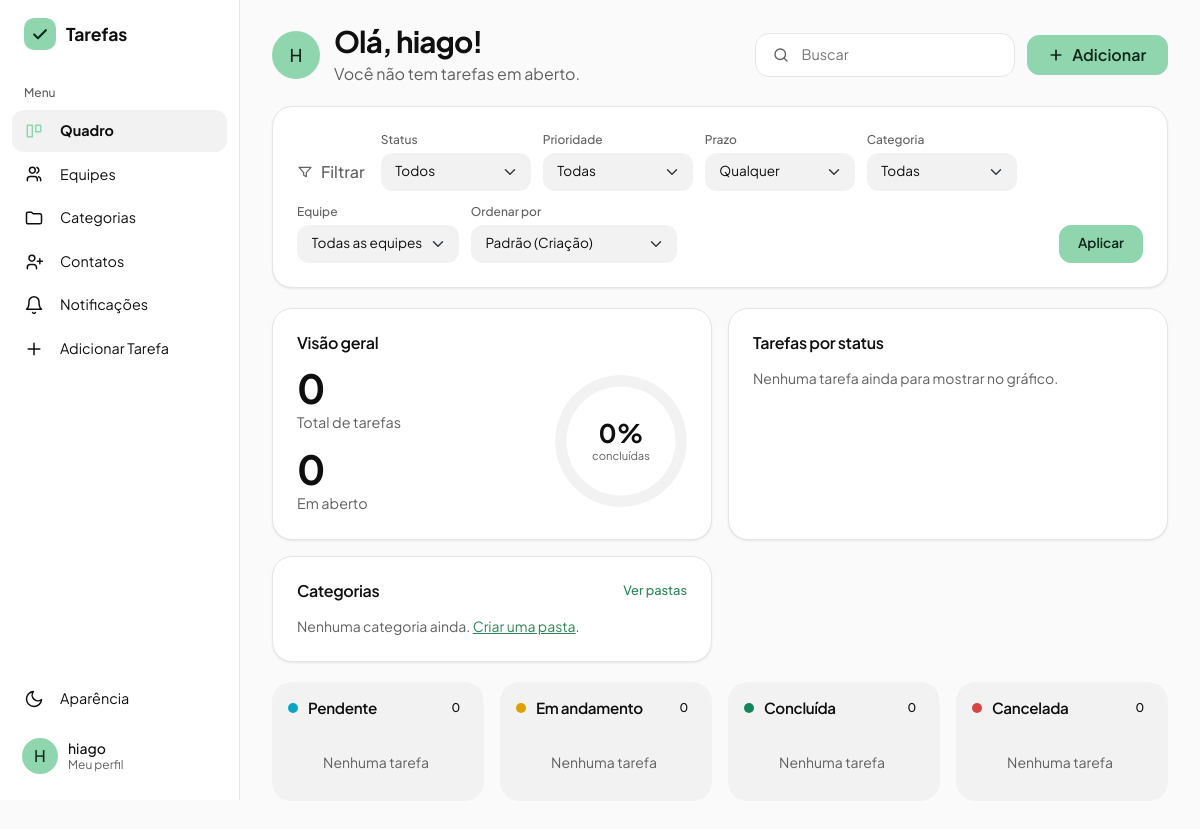
The page /quadro (signed in) on the database as committed earlier.
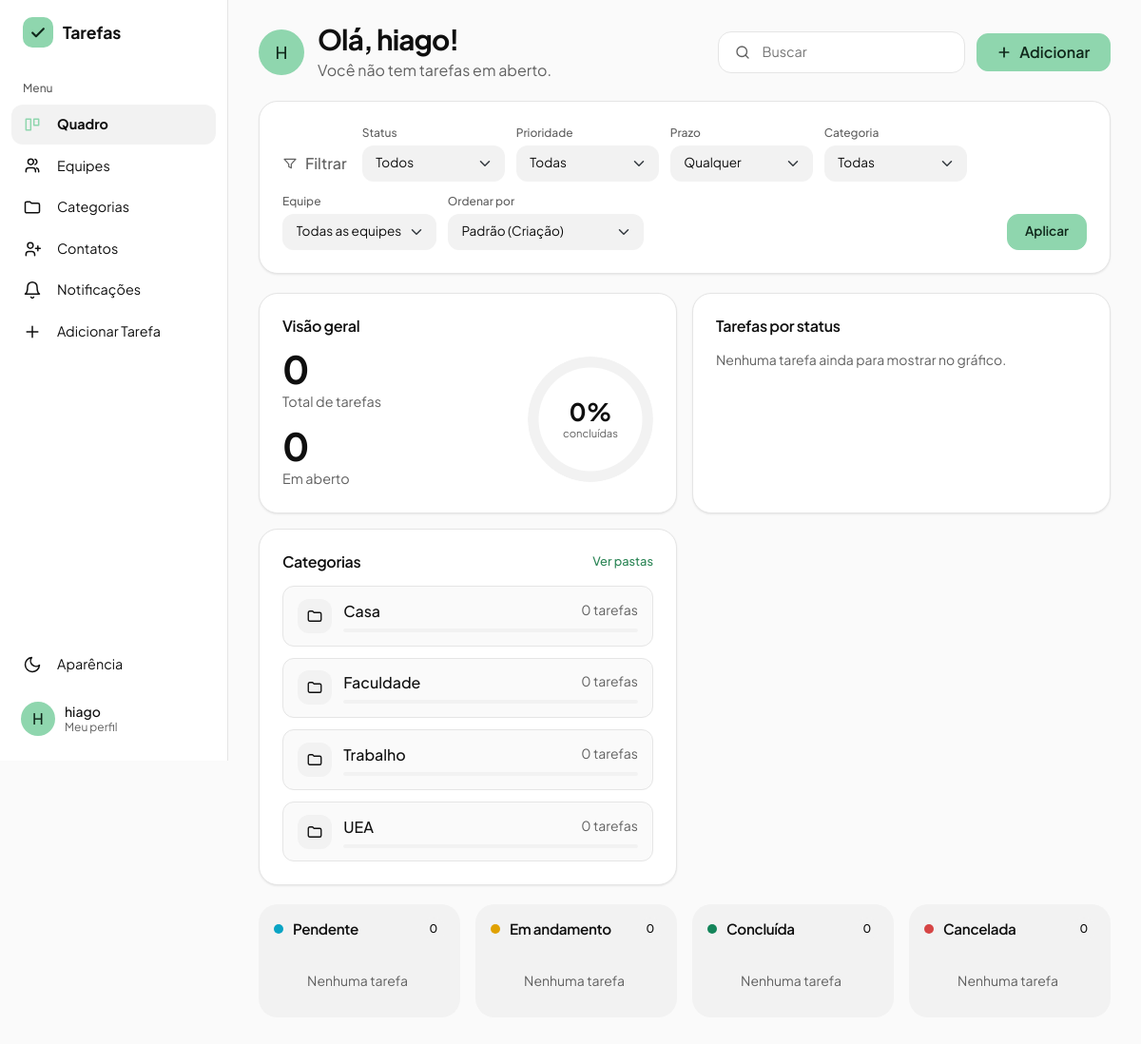
The same page on the database as committed later.
### gerenciador_de_tarefas/models.py (models this page shows)
class Categoria(db.Model):
    id = db.Column(db.Integer, primary_key=True)
    nome = db.Column(db.String(50), nullable=False)
    usuario_id = db.Column(db.Integer, db.ForeignKey('usuario.id'), nullable=False)
    tarefas = db.relationship('Tarefa', backref='categoria', lazy=True)
    dono = db.relationship('Usuario')

### gerenciador_de_tarefas/app.py (the view)
@app.route('/quadro')
@login_required
def quadro():
    nova_ordenacao = request.args.get('ordenacao')
    if nova_ordenacao:
        current_user.ordenacao_quadro = nova_ordenacao
        db.session.commit()
    equipes_usuario = [m.equipe for m in MembroEquipe.query.filter_by(usuario_id=current_user.id).all()]
    filtro_equipe = request.args.get('equipe', 'todas')
    if filtro_equipe == 'minhas':
        base_tarefas = Tarefa.query.filter(
            Tarefa.responsavel_id == current_user.id,
            Tarefa.equipe_id.is_(None),
            Tarefa.aceite == 'aceita'
        ).all()
    elif filtro_equipe != 'todas' and filtro_equipe.isdigit():
        eq_id = int(filtro_equipe)
        base_tarefas = Tarefa.query.filter_by(equipe_id=eq_id).all()
    else:
        ids_equipes = [e.id for e in equipes_usuario]
        tarefas_indiv = Tarefa.query.filter(
            Tarefa.responsavel_id == current_user.id,
            Tarefa.equipe_id.is_(None),
            Tarefa.aceite == 'aceita'
        ).all()
        tarefas_eqp = Tarefa.query.filter(Tarefa.equipe_id.in_(ids_equipes)).all() if ids_equipes else []
        base_tarefas = list({t.id: t for t in (tarefas_indiv + tarefas_eqp)}.values())
    tarefas = filtrar_tarefas(base_tarefas)
    ordem = current_user.ordenacao_quadro
    if ordem == 'prioridade_desc':
        peso_prio = {'Alta': 1, 'Média': 2, 'Baixa': 3, 'A definir': 4}
        tarefas.sort(key=lambda t: peso_prio.get(t.prioridade, 5))
    elif ordem == 'prioridade_asc':
        peso_prio = {'Baixa': 1, 'Média': 2, 'Alta': 3, 'A definir': 4}
        tarefas.sort(key=lambda t: peso_prio.get(t.prioridade, 5))
    elif ordem == 'prazo':
        tarefas.sort(key=lambda t: (t.prazo is None, t.prazo))
    elif ordem == 'titulo':
        tarefas.sort(key=lambda t: t.titulo.lower())
    elif ordem == 'status':
        peso_status = {'Pendente': 1, 'Em andamento': 2, 'Concluída': 3, 'Cancelada': 4}
        tarefas.sort(key=lambda t: peso_status.get(t.status, 5))
    return render_template('quadro.html',
                           tarefas=tarefas,
                           grafico=contar_status(tarefas),
                           categorias=categorias_do_usuario(),
                           equipes_usuario=equipes_usuario,
                           equipe_atual=filtro_equipe,
                           filtrando=filtro_ativo(),
                           ordenacao_atual=ordem)

### gerenciador_de_tarefas/app.py (called while the page is built, shortened)
@login_manager.user_loader
def load_user(user_id):
    return db.session.get(Usuario, int(user_id))

@app.context_processor
def injetar_categorias_globais():
    if current_user.is_authenticated:
        return dict(categorias_globais=categorias_acessiveis())
    return dict(categorias_globais=[])

@app.context_processor
def injetar_notificacoes():
    if not current_user.is_authenticated:
        return dict(n_notificacoes=0)
    n = (Contato.query.filter_by(destinatario_id=current_user.id, status='pendente').count()
         + ConviteEquipe.query.filter_by(convidado_id=current_user.id).count()
         + Tarefa.query.filter_by(responsavel_id=current_user.id, aceite='aguardando').count())
    return dict(n_notificacoes=n)

def filtro_ativo():
    return any(request.args.get(k) for k in CHAVES_FILTRO)

def filtrar_tarefas(tarefas):
    q = request.args.get('q', '').strip().lower()
    status = request.args.get('status', '')
    prioridade = request.args.get('prioridade', '')
    prazo = request.args.get('prazo', '')
    responsavel = request.args.get('responsavel', '')
    categoria = request.args.get('categoria', '')
    agora = datetime.now()
    resultado = []
    return resultado

### gerenciador_de_tarefas/templates/quadro.html (shortened to what the changed rows need)
{% extends "base.html" %}
{% block content %}
{% set total = grafico|sum %}
{% set abertas = grafico[0] + grafico[1] %}
{% set pct = ((grafico[2] * 100) / total)|round|int if total else 0 %}
<div class="quadro-topo">
    <div class="saudacao">
        <div>
            <h1>Olá, {{ current_user.nome.split()[0] }}!</h1>
        </div>
    </div>
</div>
<section class="resumo">
    <div class="cartao">
        <h2>Visão geral</h2>
    </div>
    <div class="cartao">
        <h2>Tarefas por status</h2>
    </div>
    <div class="cartao">
        <div class="d-flex justify-content-between align-items-center mb-3">
            <h2 class="mb-0">Categorias</h2>
        </div>
        <div class="cat-resumo-lista">
        {% for c in categorias[:4] %}
            {% set qt = c.tarefas|length %}
            {% set ok = c.tarefas|selectattr('status', 'equalto', 'Concluída')|list|length %}
            <a class="cat-resumo-item" href="{{ url_for('ver_categoria', categoria_id=c.id) }}">
                <span class="cat-icone">
                    <svg width="18" height="18" viewBox="0 0 24 24" fill="none" stroke="currentColor" stroke-width="1.8" stroke-linejoin="round" aria-hidden="true"><path d="M3 7a2 2 0 012-2h4l2 2h8a2 2 0 012 2v8a2 2 0 01-2 2H5a2 2 0 01-2-2z"/></svg>
                </span>
                <span class="cat-info">
                    <span class="cat-topo"><span>{{ c.nome }}</span><small>{{ qt }} tarefa{{ '' if qt == 1 else 's' }}</small></span>
                    <span class="barra d-block"><span class="d-block" style="height:100%; border-radius:5px; background:var(--cor-primaria); width: {{ ((ok * 100) / qt)|round|int if qt else 0 }}%"></span></span>
                </span>
            </a>
        {% else %}
            <p class="text-secondary small mb-0">Nenhuma categoria ainda. <a href="{{ url_for('ver_categorias') }}">Criar uma pasta</a>.</p>
        {% endfor %}
        </div>
    </div>
</section>
{% set colunas = [('Pendente', 'status-pendente', 'bg-info text-dark'), ('Em andamento', 'status-andamento', 'bg-warning text-dark'), ('Concluída', 'status-concluida', 'bg-success'), ('Cancelada', 'status-cancelada', 'bg-danger')] %}
<div class="row g-3 mb-5">
    {% for nome_status, classe_status, cor_badge in colunas %}
    {% set lista = tarefas|selectattr('status', 'equalto', nome_status)|list %}
    <div class="col-12 col-md-6 col-xl-3">
        <div class="coluna {{ classe_status }}">
            <div class="coluna-topo">
                <span class="ponto"></span>
                <h2>{{ nome_status }}</h2>
                <span class="contador">{{ lista|length }}</span>
            </div>
            <div class="coluna-conteudo">
                {% for tarefa in lista %}
              {% set atrasada = tarefa_atrasada(tarefa) %}
              <div class="cartao-tarefa">
                  {% set subs_json = [] %}
                  {% for sub in tarefa.subtarefas %}
                      {% set _ = subs_json.append({'id': sub.id, 'titulo': sub.titulo, 'concluida': sub.concluida}) %}
                  {% endfor %}
                  <div class="area-clique" data-bs-toggle="modal" data-bs-target="#modalTarefa"
                      data-titulo="{{ tarefa.titulo }}"
                      data-descricao="{{ tarefa.descricao or '' }}"
                      data-status="{{ tarefa.status }}"
                      data-cor="{{ cor_badge }}"
                      data-prioridade="{{ tarefa.prioridade or 'A definir' }}"
                      data-prazo="{{ tarefa.prazo.strftime('%d/%m/%Y %H:%M') if tarefa.prazo else '' }}"
                      data-categoria="{{ tarefa.categoria.nome if tarefa.categoria else '' }}"
                      data-editar="{{ url_for('editar_tarefa', tarefa_id=tarefa.id) }}"
                      data-subtarefas='{{ subs_json | tojson | safe }}'>
                      <div class="tarefa-titulo">{{ tarefa.titulo }}</div>
                      {% if tarefa.descricao %}
                          <div class="tarefa-desc">{{ tarefa.descricao|truncate(70) }}</div>
                      {% endif %}
                      {% set prio = tarefa.prioridade or 'A definir' %}
                      <div class="chips">
                          <span class="chip {{ 'chip-alta' if prio == 'Alta' else ('chip-media' if prio == 'Média' else ('chip-baixa' if prio == 'Baixa' else '')) }}">{{ prio }}</span>
                          {% if tarefa.categoria and tarefa.criador_id == current_user.id %}
                          <span class="chip">
                              <svg viewBox="0 0 24 24" fill="none" stroke="currentColor" stroke-width="2" stroke-linejoin="round" aria-hidden="true"><path d="M3 7a2 2 0 012-2h4l2 2h8a2 2 0 012 2v8a2 2 0 01-2 2H5a2 2 0 01-2-2z"/></svg>{{ tarefa.categoria.nome }}
                          </span>
                          {% endif %}
                          {% if tarefa.prazo %}
                          <span class="chip {{ 'chip-atrasada' if atrasada }}">
                              <svg viewBox="0 0 24 24" fill="none" stroke="currentColor" stroke-width="2" stroke-linecap="round" aria-hidden="true"><circle cx="12" cy="12" r="9"/><path d="M12 7v5l3 2"/></svg>
                              {{ tarefa.prazo.strftime('%d/%m/%Y %H:%M') }}{% if atrasada %} · atrasada{% endif %}
                          </span>
                          {% endif %}
                      </div>
                  </div>
                <div class="dropdown mt-2">
                    <button class="btn btn-sm btn-outline-secondary dropdown-toggle" type="button" data-bs-toggle="dropdown" aria-expanded="false" style="font-size: 0.7rem; padding: 0.15rem 0.5rem;">
                        📅 Exportar
                    </button>
                    <ul class="dropdown-menu dropdown-menu-dark shadow" style="font-size: 0.8rem;">
                        <li>
                            <a class="dropdown-item d-flex align-items-center gap-2" href="{{ url_for('exportar_ics', tarefa_id=tarefa.id) }}">
                                <span>iCloud</span>
                            </a>
                        </li>
                        <li>
                            <a class="dropdown-item d-flex align-items-center gap-2" href="{{ url_for('exportar_ics', tarefa_id=tarefa.id) }}">
                                <span>Android</span>
                            </a>
                        </li>
                        <li>
                            <a class="dropdown-item d-flex align-items-center gap-2" href="{{ link_google_calendar(tarefa) }}" target="_blank">
                                <span>Google</span>
                            </a>
                        </li>
                    </ul>
                </div>
                <div class="acoes mt-3">
                    <div class="d-flex gap-2">
                        <button type="button" class="btn btn-principal btn-sm"
                                data-bs-toggle="modal"
                                data-bs-target="#modalEditarTarefa"
                                data-action="{{ url_for('editar_tarefa', tarefa_id=tarefa.id) }}"
                                data-titulo="{{ tarefa.titulo }}"
                                data-descricao="{{ tarefa.descricao or '' }}"
                                data-status="{{ tarefa.status }}"
                                data-prioridade="{{ tarefa.prioridade or 'A definir' }}"
                                data-categoria="{{ tarefa.categoria_id or '' }}"
                                data-prazo="{{ tarefa.prazo.strftime('%d/%m/%Y %H:%M') if tarefa.prazo else '' }}">
                            Editar
                        </button>
                        <form action="{{ url_for('excluir_tarefa', tarefa_id=tarefa.id) }}" method="POST"
                              onsubmit="return confirm('Tem certeza que deseja excluir esta tarefa?');">
                            <button type="submit" class="btn btn-outline-danger">Excluir</button>
                        </form>
                    </div>
                </div>
            </div>
            {% else %}
                <p class="text-secondary small text-center py-3 mb-0">Nenhuma tarefa</p>
            {% endfor %}
            </div>
        </div>
    </div>
    {% endfor %}
</div>
{% endblock %}

Rows that differ between the two databases and show on the page:
added Categoria: nome "Casa", qt "0", value "s"
added Categoria: nome "Faculdade", qt "0", value "s"
added Categoria: nome "Trabalho", qt "0", value "s"
added Categoria: nome "UEA", qt "0", value "s"
Other text that changed with them:
text no longer shown: "Nenhuma categoria ainda. Criar uma pasta ."
